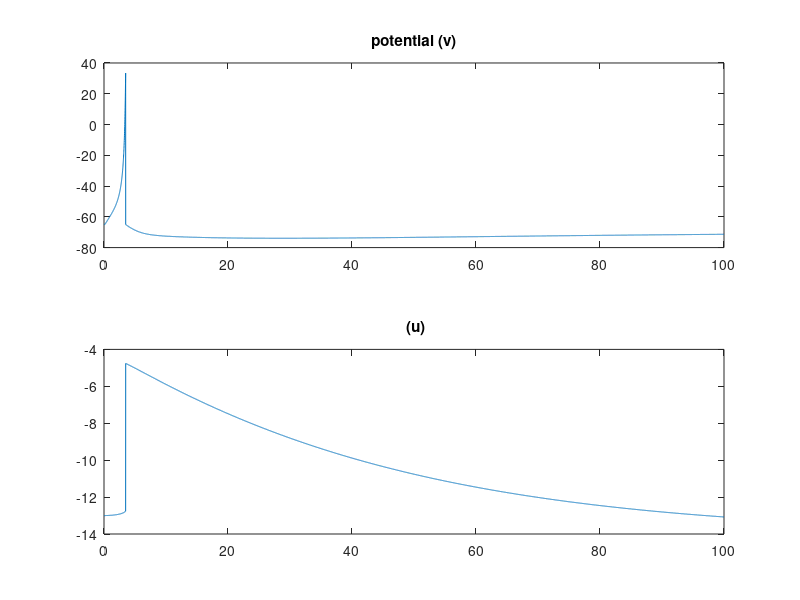
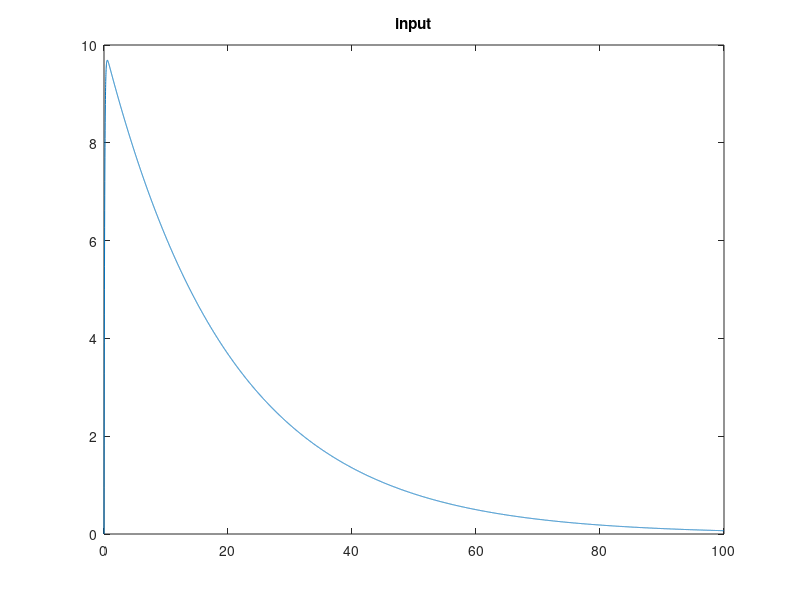

Source code (MATLAB) for these figures, in order:
%Simulation for one neuron only

%PARAMETERS FOR RS
a = 0.02;
b = 0.2;
c = -65; 
d = 8;

S = [0, 0,0,0;0, 0,0,0;0,0,0,0;0,0,0,0];


totaltime = 100;%1000;
dt = 0.01;
range = 0:(totaltime/dt);

time = linspace(0,  totaltime, length(range));

v=-65;   % Initial values of v
u=b.*v; % Initial values of u

firings=[];             % spike timings
V =[];
U = [];
Itotal =[];
for t=range            % simulation of 1000 ms
  %I=  random('Normal',0,15,1,1);%10*[0;0;0;0]*heaviside(t-400);%*heaviside(250-time(t)); 
  I = 10*(exp(-t*dt/20)-exp(-t*dt/0.1));
  Itotal=[Itotal,I];
  fired=find(v>=30);    % indices of spikes
  firings=[firings; t+0*fired,fired];
  V = [V,v];
  U = [U, u];
  v(fired)=c(fired);
  u(fired)=u(fired)+d(fired);
 % I=I+sum(S(:,fired),2);
  v=v+dt*(0.04*v.^2+5*v+140-u+I); 
 % v=v+0.5*dt*(0.04*v.^2+5*v+140-u+I); 
  u=u+a.*(b.*v-u)*dt;                 
end;
figure;
subplot(2,1,1);
plot(time,V(1,:));
title 'potential (v)';
subplot(2,1,2);
plot(time,U(1,:));
title ' (u)';
figure;
plot(time,Itotal(1,:));
title 'input';


